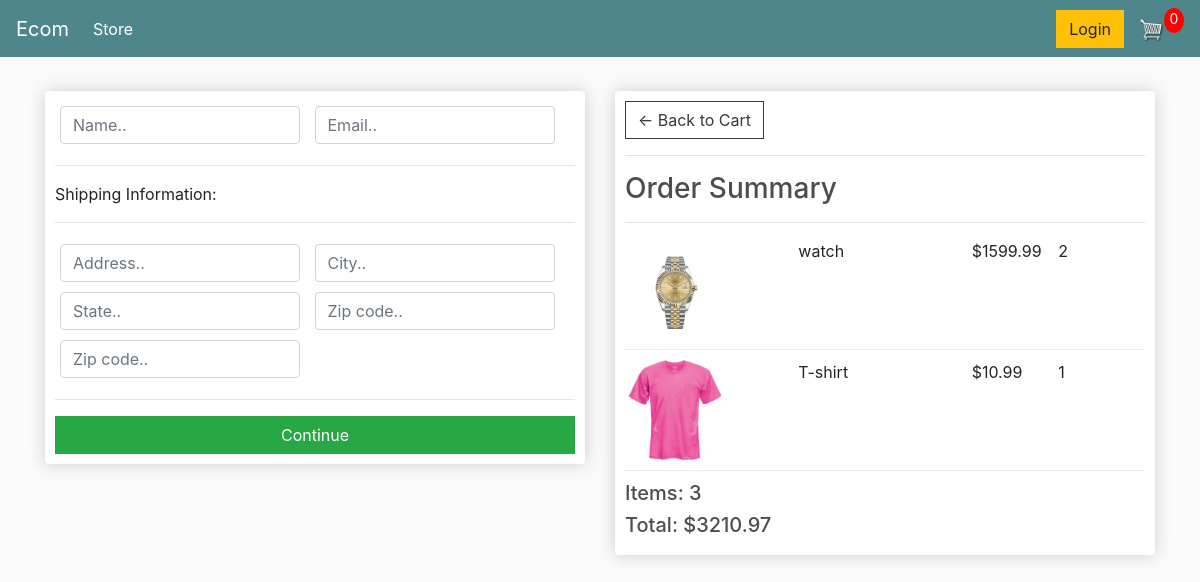
Screenshot of /checkout/ (signed in) with the database file from the repository.
### store/models.py (models this page shows, shortened)
class OrderItem(models.Model):
    product = models.ForeignKey(Product, on_delete=models.SET_NULL, blank=True, null = True)
    order = models.ForeignKey(Order, on_delete = models.SET_NULL, blank=True, null=True)
    quantity = models.IntegerField(default = 0, null=True, blank = True)
    date_added = models.DateTimeField(auto_now_add=True)
    @property
    def get_total(self):
        total = self.product.price * self.quantity
        return total

class Product(models.Model):
    name = models.CharField(max_length=200, null = True)
    price = models.FloatField()
    digital = models.BooleanField(default = False, null = True)
    image = models.ImageField(null=True, blank = True)
    @property
    def imageURL(self):
        try:
            url = self.image.url
        except:
            url = ''
        return url

class Order(models.Model):
    customer = models.ForeignKey(Customer, on_delete=models.SET_NULL, null=True, blank=True)
    date_ordered = models.DateTimeField(auto_now_add=True)
    complete = models.BooleanField(default=False)
    transaction_id = models.CharField(max_length=100, null=True)
    @property
    def get_cart_total(self):
        orderitems = self.orderitem_set.all()
        total = sum([item.get_total for item in orderitems])
        return total
    @property
    def get_cart_items(self):
        orderitems = self.orderitem_set.all()
        total = sum([item.quantity for item in orderitems])
        return total

### store/views.py (the view)
# urls.py: path('checkout/', views.checkout, name="checkout"),
def checkout(request):
    if request.user.is_authenticated:
        customer = request.user.customer
        order, created = Order.objects.get_or_create(customer = customer, complete = False)
        items = order.orderitem_set.all()
    else:
        items =  []
        order = {'get_cart_total' :0, 'get_cart_items': 0}
    context = {'items':items, 'order':order}
    return render(request, 'store/checkout.html', context)

### store/templates/store/checkout.html (shortened to what this page needs)
{% extends 'store/main.html' %}
{% load static %}
{% block content %}
     <div class="row">
		<div class="col-lg-6">
			<div class="box-element" id="form-wrapper">
				<form id="form">
					<div id="user-info">
						<div class="form-field">
							<input required class="form-control" type="text" name="name" placeholder="Name..">
						</div>
						<div class="form-field">
							<input required class="form-control" type="email" name="email" placeholder="Email..">
						</div>
					</div>
					<div id="shipping-info">
						<hr>
						<p>Shipping Information:</p>
						<hr>
						<div class="form-field">
							<input class="form-control" type="text" name="address" placeholder="Address..">
						</div>
						<div class="form-field">
							<input class="form-control" type="text" name="city" placeholder="City..">
						</div>
						<div class="form-field">
							<input class="form-control" type="text" name="state" placeholder="State..">
						</div>
						<div class="form-field">
							<input class="form-control" type="text" name="zipcode" placeholder="Zip code..">
						</div>
						<div class="form-field">
							<input class="form-control" type="text" name="country" placeholder="Zip code..">
						</div>
					</div>
					<hr>
					<input id="form-button" class="btn btn-success btn-block" type="submit" value="Continue">
				</form>
			</div>
			<br>
		</div>
		<div class="col-lg-6">
			<div class="box-element">
				<a  class="btn btn-outline-dark" href="{% url 'cart' %}">&#x2190; Back to Cart</a>
				<hr>
				<h3>Order Summary</h3>
				<hr>
                {% for item in items %}
				<div class="cart-row">
					<div style="flex:2"><img class="row-image" src="{{item.product.imageURL}}"></div>
					<div style="flex:2"><p>{{item.product.name}}</p></div>
					<div style="flex:1"><p>${{item.product.price}}</p></div>
					<div style="flex:1"><p>{{item.quantity}}</p></div>
				</div>
                {% endfor %}
				<h5>Items:   {{order.get_cart_items}}</h5>
				<h5>Total:   ${{order.get_cart_total}}</h5>
			</div>
		</div>
	</div>
{% endblock content %}

### static/css/main.css (style rules this page uses)
body { background-color: hsl(0, 0%, 98%); }
h1,h2,h3,h4,h5,h6 { color:hsl(0, 0%, 30%); }
.box-element { box-shadow:hsl(0, 0%, 80%) 0 0 16px; background-color: #fff; border-radius: 4px; padding: 10px; }
.col-lg-4, .col-lg-6, .col-lg-8, .col-lg-12 { margin-top: 10px; }
.btn { border-radius: 0; }
.row-image { width: 100px; }
.form-field { width:250px; display: inline-block; padding: 5px; }
.cart-row { display: flex; align-items: flex-stretch; padding-bottom: 10px; margin-bottom: 10px; border-bottom: 1px solid #ececec; }

### rows the page displays
OrderItem: product.imageURL (picture), product.name "watch", product.price "1599.99", quantity "2"
OrderItem: product.imageURL (picture), product.name "T-shirt", product.price "10.99", quantity "1"
Order: get_cart_items "3", get_cart_total "3210.97"
